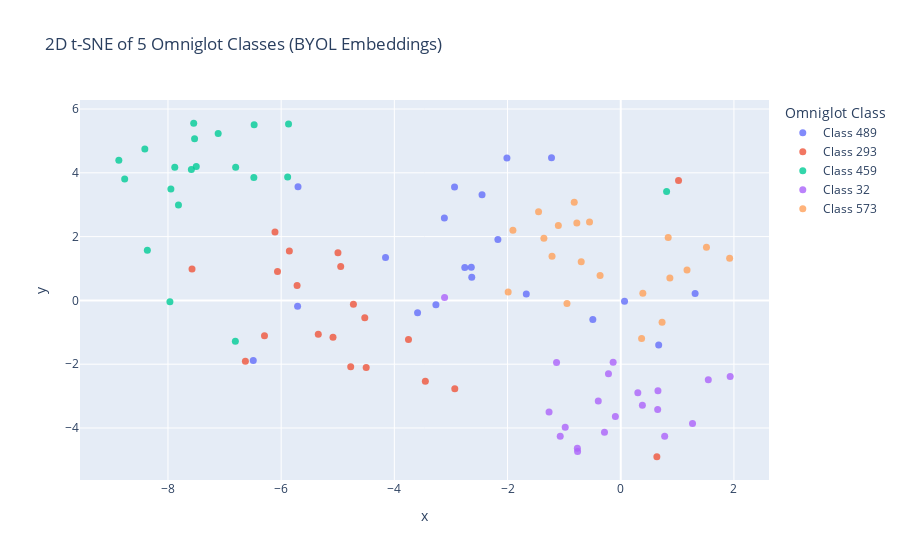

Notebook cell for this chart:
### Code cell
from sklearn.manifold import TSNE

# Compute 2D t-SNE
tsne_2d = TSNE(n_components=2, perplexity=30, init='pca', random_state=42)
X_2d = tsne_2d.fit_transform(X)

# Prepare DataFrame for plotting
df_2d = pd.DataFrame({
    'x': X_2d[:, 0],
    'y': X_2d[:, 1],
    'class': y
})
df_2d = df_2d[df_2d['class'].isin(selected_classes)]
df_2d['class'] = df_2d['class'].map(label_map)

import plotly.express as px

fig2d = px.scatter(
    df_2d, x='x', y='y', color='class',
    title="2D t-SNE of 5 Omniglot Classes (BYOL Embeddings)",
    labels={"class": "Omniglot Class"},
    opacity=0.8
)
fig2d.update_traces(marker=dict(size=7))
fig2d.show()

### Figure 1 — Plotly figure (JSON) as saved in the notebook; plotly's stock layout.template omitted (floating-point values rounded to 4 significant figures)
{"data": [{"hovertemplate": "Omniglot Class=Class 489<br>x=%{x}<br>y=%{y}<extra></extra>", "legendgroup": "Class 489", "marker": {"color": "#636efa", "opacity": 0.8, "size": 7, "symbol": "circle"}, "mode": "markers", "name": "Class 489", "orientation": "v", "showlegend": true, "type": "scatter", "x": [-1.223, -2.011, 1.314, -6.493, -2.641, -2.451, -2.171, -4.156, -3.266, -0.4935, 0.06694, 0.6703, -2.632, -5.702, -3.59, -5.71, -2.937, -2.756, -1.669, -3.116], "xaxis": "x", "y": [4.474, 4.464, 0.2136, -1.888, 1.043, 3.311, 1.913, 1.342, -0.136, -0.5963, -0.02773, -1.396, 0.7262, 3.561, -0.3893, -0.1827, 3.556, 1.03, 0.2014, 2.582], "yaxis": "y"}, {"hovertemplate": "Omniglot Class=Class 293<br>x=%{x}<br>y=%{y}<extra></extra>", "legendgroup": "Class 293", "marker": {"color": "#EF553B", "opacity": 0.8, "size": 7, "symbol": "circle"}, "mode": "markers", "name": "Class 293", "orientation": "v", "showlegend": true, "type": "scatter", "x": [-3.75, -4.997, -7.575, 0.6383, -4.948, -4.723, -6.295, 1.021, -6.632, -6.109, -4.523, -4.771, -6.065, -5.855, -5.718, -3.453, -5.344, -5.084, -4.498, -2.932], "xaxis": "x", "y": [-1.225, 1.497, 0.9863, -4.898, 1.063, -0.1171, -1.111, 3.76, -1.911, 2.141, -0.5477, -2.081, 0.905, 1.551, 0.4667, -2.536, -1.06, -1.153, -2.104, -2.77], "yaxis": "y"}, {"hovertemplate": "Omniglot Class=Class 459<br>x=%{x}<br>y=%{y}<extra></extra>", "legendgroup": "Class 459", "marker": {"color": "#00cc96", "opacity": 0.8, "size": 7, "symbol": "circle"}, "mode": "markers", "name": "Class 459", "orientation": "v", "showlegend": true, "type": "scatter", "x": [-8.868, 0.8101, -7.113, -5.87, -6.804, -8.765, -8.364, -7.53, -5.885, -6.809, -7.5, -6.483, -8.409, -6.477, -7.545, -7.88, -7.965, -7.586, -7.948, -7.815], "xaxis": "x", "y": [4.392, 3.418, 5.231, 5.527, 4.177, 3.807, 1.571, 5.071, 3.872, -1.28, 4.2, 3.857, 4.743, 5.508, 5.55, 4.174, -0.0402, 4.101, 3.495, 2.993], "yaxis": "y"}, {"hovertemplate": "Omniglot Class=Class 32<br>x=%{x}<br>y=%{y}<extra></extra>", "legendgroup": "Class 32", "marker": {"color": "#ab63fa", "opacity": 0.8, "size": 7, "symbol": "circle"}, "mode": "markers", "name": "Class 32", "orientation": "v", "showlegend": true, "type": "scatter", "x": [-0.1343, 1.268, 1.933, -0.217, -0.3969, -1.069, 0.6524, 0.3823, -0.2874, -0.09504, -0.7665, -1.134, 0.3019, -1.267, -0.9812, -3.113, -0.7626, 1.547, 0.7763, 0.6574], "xaxis": "x", "y": [-1.937, -3.861, -2.383, -2.303, -3.155, -4.255, -3.423, -3.286, -4.132, -3.637, -4.636, -1.946, -2.893, -3.499, -3.977, 0.08787, -4.736, -2.49, -4.262, -2.833], "yaxis": "y"}, {"hovertemplate": "Omniglot Class=Class 573<br>x=%{x}<br>y=%{y}<extra></extra>", "legendgroup": "Class 573", "marker": {"color": "#FFA15A", "opacity": 0.8, "size": 7, "symbol": "circle"}, "mode": "markers", "name": "Class 573", "orientation": "v", "showlegend": true, "type": "scatter", "x": [1.924, -0.9501, 0.8383, -0.8217, -1.214, -1.103, -1.989, -1.358, -1.905, -1.452, -0.7759, 0.3902, -0.3651, -0.6984, 0.3684, 1.171, 0.868, -0.5516, 0.7301, 1.514], "xaxis": "x", "y": [1.325, -0.09538, 1.969, 3.075, 1.386, 2.347, 0.261, 1.947, 2.201, 2.779, 2.428, 0.2273, 0.7801, 1.213, -1.195, 0.9562, 0.7056, 2.458, -0.6823, 1.667], "yaxis": "y"}], "layout": {"legend": {"title": {"text": "Omniglot Class"}, "tracegroupgap": 0}, "title": {"text": "2D t-SNE of 5 Omniglot Classes (BYOL Embeddings)"}, "xaxis": {"anchor": "y", "domain": [0, 1], "title": {"text": "x"}}, "yaxis": {"anchor": "x", "domain": [0, 1], "title": {"text": "y"}}}}
